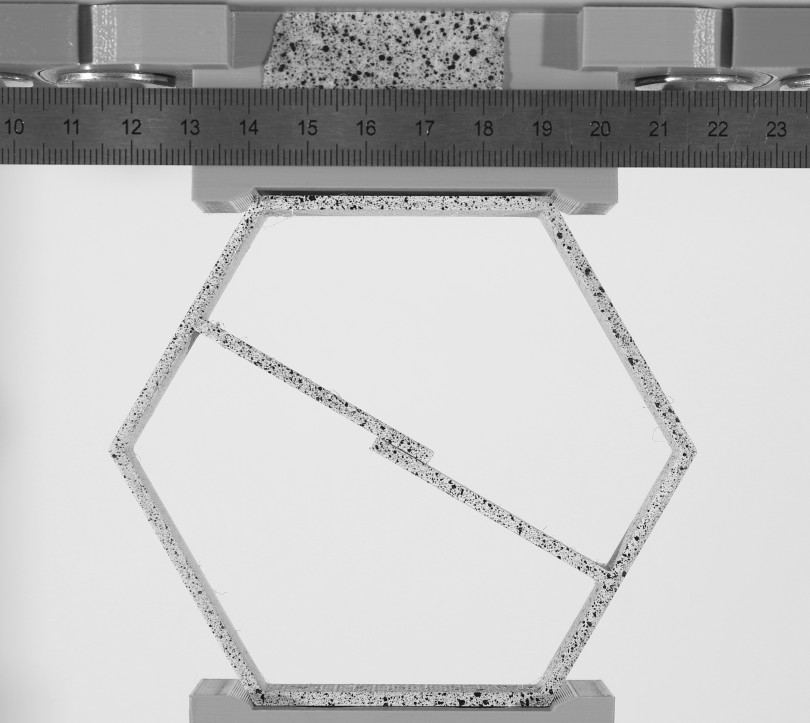
#> input picture Graphical_outputs/graphs/first_img.JPG, 3240 x 2890 px (shown at 1/4 size)
$ python heatmap_similarity.py   (older library calls are emulated)
#> lines starting #> are read from the running program, lines starting #| are printed output that depends on the picture
import cv2
import matplotlib.pyplot as plt
# from mpl_toolkits.axes_grid1 import make_axes_locatable
# import seaborn as sns
import numpy as np

"""
sns.set_context("notebook")
sns.heatmap(data, cmap='jet', vmin=0, vmax=1)
"""

save_fig = True

# Pixel map:
color_grid = "white"  # 'white' // 'none'
line_width_grid = 2
line_style = '-'

# Načtení hledané oblasti (například šablony)
x1, y1 = 1330, 100
x2, y2 = x1 + 100, y1 + 100

# Načtení původní fotografie
image1 = cv2.imread(r'first_img.JPG')
#> image1 is the input picture: shape (2890, 3240, 3); min 8, max 255, mean 192.5
image2 = cv2.imread(r'last_img.JPG')
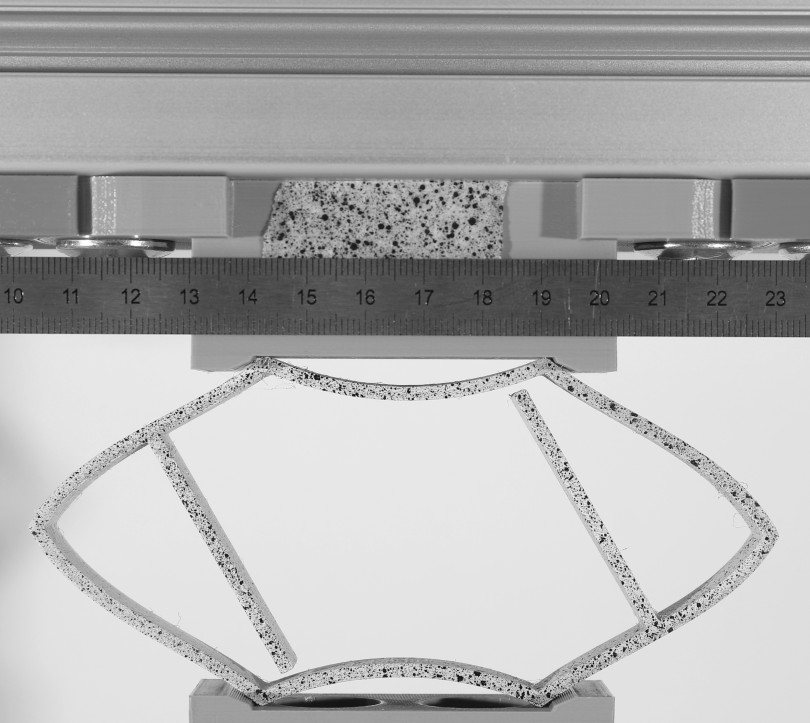
#> input picture Graphical_outputs/graphs/last_img.JPG, 3240 x 2890 px (shown at 1/4 size)
#> image2 is the input picture: shape (2890, 3240, 3); min 9, max 255, mean 176.2

"""fig, ax = plt.subplots(figsize=(6, 6))
ax.imshow(cv2.cvtColor(image1, cv2.COLOR_BGR2RGB))
plt.tight_layout()
plt.show()"""

gray1 = cv2.cvtColor(image1, cv2.COLOR_BGR2GRAY)
gray2 = cv2.cvtColor(image2, cv2.COLOR_BGR2GRAY)

template = gray1[y1:y2, x1:x2]

height, width = template.shape[:2]
#> height = 100; width = 100

# Použití pixel Matching pro nalezení podobných míst
result = cv2.matchTemplate(gray2, template, cv2.TM_CCOEFF_NORMED)
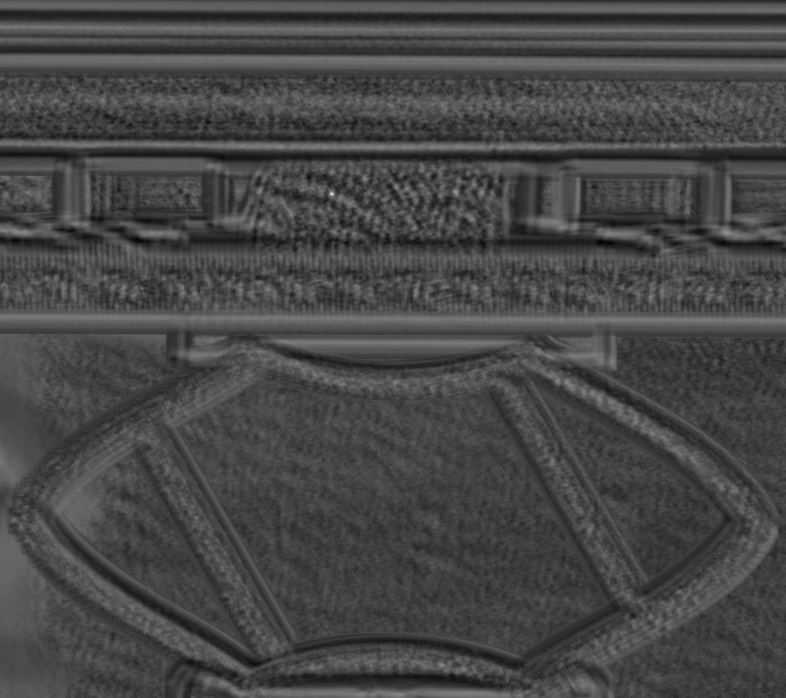
#> result: shape (2791, 3141) float32 (shown at 1/4 size); min -0.393, max 0.992, mean -0.00676; drawn with min black and max white
# ### TM_CCOEFF_NORMED / TM_CCORR_NORMED /  TM_SQDIFF_NORMED -> min_loc

# Získání souřadnic nejlepšího výskytu hledané oblasti
min_val, max_val, min_loc, max_loc = cv2.minMaxLoc(result)
#> min_val = -0.393; max_val = 0.992; min_loc = (2402, 967); max_loc = (1327, 775)
top_left = max_loc
#> top_left = (1327, 775)
bottom_right = (top_left[0] + height, top_left[1] + width)
#> bottom_right = (1427, 875)

# Vytvoření kopie původní fotografie s označenou podobnou oblastí
marked_image = image2.copy()
# cv2.rectangle(marked_image, top_left, bottom_right, (0, 0, 255), 10)
# cv2.rectangle(image1, (x1, y1), (x1, y1), (0, 0, 255), 10)

# Zobrazení grafu
########################################################################################################################
########################################################################################################################
plt.figure(figsize=(10, 6), num="First and last image with marked tracking area")
plt.subplot(1, 2, 1), plt.imshow(cv2.cvtColor(image1, cv2.COLOR_BGR2RGB))
plt.gca().add_patch(plt.Rectangle((x1, y1), height, width, linewidth=2, edgecolor='r', facecolor='none'))
ax_ins = plt.gca().inset_axes([0.65, 0.65, 0.33, 0.33], xticks=[], xticklabels=[], yticks=[], yticklabels=[])
ax_ins.imshow(cv2.cvtColor(image1[y1: y2, x1: x2], cv2.COLOR_BGR2RGB), extent=(x1, x2, y1, y2), origin="upper")
[ax_ins.spines[axis].set_linewidth(1.05) for axis in ['top', 'bottom', 'left', 'right']]
plt.gca().indicate_inset_zoom(ax_ins, edgecolor="black", linewidth=1.05, alpha=0.8)
plt.axis('off')
# plt.title('Původní fotografie')
plt.tight_layout()

plt.subplot(1, 2, 2), plt.imshow(cv2.cvtColor(marked_image, cv2.COLOR_BGR2RGB))
plt.gca().add_patch(plt.Rectangle(top_left, height, width, linewidth=2, edgecolor='r', facecolor='none'))
ax_ins = plt.gca().inset_axes([0.65, 0.65, 0.33, 0.33], xticks=[], xticklabels=[], yticks=[], yticklabels=[])
ax_ins.imshow(cv2.cvtColor(marked_image[top_left[1]: bottom_right[1], top_left[0]: bottom_right[0]], cv2.COLOR_BGR2RGB),
              extent=(top_left[0], bottom_right[0], top_left[1], bottom_right[1]), origin="upper")
[ax_ins.spines[axis].set_linewidth(1.05) for axis in ['top', 'bottom', 'left', 'right']]
plt.gca().indicate_inset_zoom(ax_ins, edgecolor="black", linewidth=1.05, alpha=0.8)
plt.axis('off')
# plt.title('Označená podobná oblast')
plt.tight_layout()

if save_fig:
    plt.savefig("fig_1.pdf", format="pdf", dpi=700, bbox_inches='tight')

########################################################################################################################
########################################################################################################################

data = cv2.resize(template, (20, 20), interpolation=cv2.INTER_LINEAR)

fig, ax = plt.subplots(num="Resized tracked area")
plt.rcParams['font.family'] = 'Times New Roman'
ax.imshow(data, cmap='gray', extent=[0, data.shape[1], 0, data.shape[0]], interpolation='none')

fig, ax = plt.subplots(num="Pixel values of resized tracked area")

data = cv2.normalize(data, None, alpha=0, beta=1, norm_type=cv2.NORM_MINMAX, dtype=cv2.CV_32F)[5:15, 5:15]

# Vytvoření heatmapy
ax.imshow(data, cmap='gray', extent=[0, data.shape[1], 0, data.shape[0]], interpolation='none')

# Nastavení popisků os
ax.set_xlabel('x coordinates')
ax.set_ylabel('y coordinates')

# Zobrazení hodnot v každém čtverci s kontrastní barvou popisků
for i in range(data.shape[0]):
    for j in range(data.shape[1]):
        value = data[i, j]
        ax.text((j + 0.5), data.shape[0] - (i + 0.5), f'{value:.2f}',
                color='white' if 0 <= value < 0.35 else 'black', ha='center', va='center', fontsize=9)

ax.set_xticks(np.arange(data.shape[1]) + 0.5, labels=np.arange(data.shape[1]))
ax.set_yticks(np.arange(data.shape[0]) + 0.5, labels=np.arange(data.shape[0]))

# ax.spines[:].set_visible(False)
ax.spines[:].set_color(color_grid)
ax.spines[:].set_linewidth(line_width_grid)

ax.set_xticks(np.arange(data.shape[1] + 1), minor=True)
ax.set_yticks(np.arange(data.shape[0] + 1), minor=True)
ax.grid(which="minor", color=color_grid, linestyle=line_style, linewidth=line_width_grid)
ax.tick_params(which="minor", bottom=False, left=False)

ax.set_facecolor("none")
fig.set_facecolor("none")

ax.set_yticklabels(ax.get_yticklabels()[::-1])
# ax.invert_yaxis()

fig.tight_layout()
ax.set_aspect('equal', adjustable='box')

if save_fig:
    plt.savefig("fig_2.pdf", format="pdf", dpi=700, bbox_inches='tight')
    plt.savefig("pixels.png", format="png", dpi=700, bbox_inches='tight')

plt.show()

########################################################################################################################
########################################################################################################################
# Normalizace výsledků na rozsah 0-1
normalized_result = cv2.normalize(result, None, alpha=0, beta=1, norm_type=cv2.NORM_MINMAX, dtype=cv2.CV_32F)

"""
import numpy as np

# Vytvoření grafu tepelné mapy
heatmap = cv2.applyColorMap(np.uint8(255 * normalized_result), cv2.COLORMAP_JET)

# Zobrazení grafu tepelné mapy
fig, ax = plt.subplots(figsize=(6, 6))
cax = ax.imshow(cv2.cvtColor(heatmap, cv2.COLOR_BGR2RGB))
ax.set_title('Tepelná mapa podobnosti')
ax.axis('off')
plt.tight_layout()"""

# Vytvoření grafu tepelné mapy
plt.figure(figsize=(8, 6), num="Heatmap of similarity of tracked area - zoomed")

plt.imshow(normalized_result[top_left[1] - 100:top_left[1] + 100, top_left[0] - 100:top_left[0] + 100],
           cmap='jet', vmin=0, vmax=1)
plt.colorbar()
plt.title('Tepelná mapa podobnosti')
plt.axis('off')
plt.tight_layout()

if save_fig:
    plt.savefig("fig_3.pdf", format="pdf", dpi=700, bbox_inches='tight')
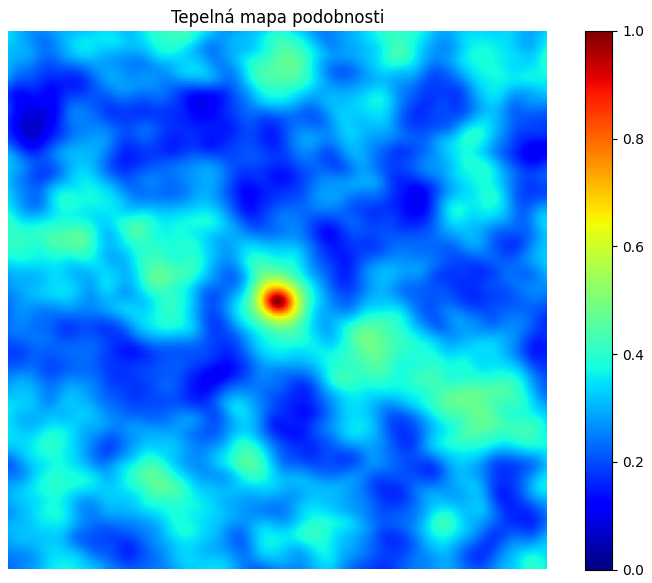
#> figure drawn by matplotlib, 2 panels

# Vytvoření grafu tepelné mapy
########################################################################################################################
########################################################################################################################
fig, ax = plt.subplots(figsize=(8, 6), num="Heatmap of similarity of tracked area - with inset")
# plt.title('Tepelná mapa podobnosti')

im = plt.imshow(normalized_result, cmap='jet', vmin=0, vmax=1)

# inset axes
x1, x2, y1, y2 = top_left[0] - 100, top_left[0] + 100, top_left[1] - 100, top_left[1] + 100  # subregion of the image
#> x1 = 1227; x2 = 1427; y1 = 675; y2 = 875
ax_ins = ax.inset_axes([0.65, 0.65, 0.33, 0.33], xticks=[], xticklabels=[], yticks=[], yticklabels=[])

ax_ins.imshow(normalized_result[y1: y2, x1: x2], extent=(x1, x2, y1, y2), cmap='jet', vmin=0, vmax=1, alpha=1,
              origin="upper")
# change all spines
[ax_ins.spines[axis].set_linewidth(1.05) for axis in ['top', 'bottom', 'left', 'right']]

ax.indicate_inset_zoom(ax_ins, edgecolor="black", linewidth=1.05, alpha=0.8)

"""plt.gca().add_patch(plt.Rectangle((top_left[0] - 100, top_left[1] - 100), 200, 200, edgecolor='blacck',
facecolor='none', linewidth=2, zorder=5))"""
cax = fig.add_axes((0.85, 0.051, 0.033, 0.89))  # [left, bottom, width, height]
cbar = plt.colorbar(im, cax=cax)  # Přidání colorbaru
# plt.colorbar(aspect=30, shrink=0.75)

ax.axis('off')
# plt.tight_layout()
plt.subplots_adjust(left=0.05, right=0.8, top=0.95, bottom=0.05, wspace=0.01, hspace=0.01)

if save_fig:
    plt.savefig("fig_4.pdf", format="pdf", dpi=700, bbox_inches='tight')

# Vytvoření grafu tepelné mapy
########################################################################################################################
########################################################################################################################
fig = plt.figure(figsize=(8, 6), num="3D graph of similarity of tracked area")

fig_ax = plt.gca().axis('off')
# plt.suptitle('Tepelná mapa podobnosti')

ax = fig.add_subplot(111, projection='3d')
# Nastavení polohy osy
ax.set_position([0.05, 0.02, 0.85, 0.92])  # [left, bottom, width, height]

z = normalized_result[top_left[1] - 100:top_left[1] + 100, top_left[0] - 100:top_left[0] + 100]
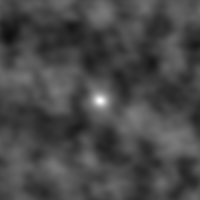
#> z: shape (200, 200) float32; min 0.061, max 1, mean 0.283
x = np.arange(0, z.shape[1])
#> x = 200 values from 0 to 199
y = np.arange(0, z.shape[0])
#> y = 200 values from 0 to 199
x, y = np.meshgrid(x, y)

surf = ax.plot_surface(x, y, z, rstride=1, cstride=1, cmap='jet', vmin=0, vmax=1, antialiased=True, linewidth=0)
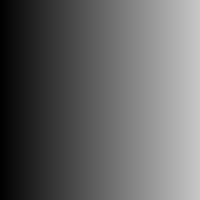
#> x: shape (200, 200) int64; min 0, max 199, mean 99.5
# alpha=0.8
ax.set_xticks(ax.get_xticks())
ax.set_yticks(ax.get_yticks())

off_set = 1.5

ax.plot_surface(x, y, np.full_like(z, off_set), facecolors=plt.cm.jet(z), rstride=1, cstride=1, antialiased=True,
                alpha=0.15)

# Přidání vrstevnic
contour = ax.contour(x, y, z, levels=7, zdir='z', offset=off_set, linestyles="solid", colors='black', alpha=0.85,
                     antialiased=True)  # colors='black'   //   cmap='jet'
# ax.contour3D(x, y, z, 50, cmap='jet')  # colors='black'   //   cmap='jet'

# fig.autofmt_xdate()
# ax.set_xticklabels(np.int32(ax.get_xticks() + (top_left[1] - 100)), rotation=-30)
# ax.set_yticklabels(np.int32(ax.get_yticks() + (top_left[0] - 100)))

# Vytvoření colorbaru
cax = fig.add_axes((0.8, 0.1, 0.033, 0.8))  # [left, bottom, width, height]
cbar = plt.colorbar(surf, cax=cax, aspect=30, shrink=0.75)  # Přidání colorbaru

# Nastavení os a zobrazení grafu
ax.set_xlabel('x position [pixels]', labelpad=10)
ax.set_ylabel('y position [pixels]', labelpad=10)
ax.zaxis.set_rotate_label(False)  # disable automatic rotation
ax.set_zlabel('Correlation coefficient', labelpad=10, rotation=90)

# ax.set_xticklabels(np.int32(ax.get_xticks() + (top_left[0] - 100)), rotation=-15)
# ax.set_yticklabels(np.int32(ax.get_yticks() + (top_left[1] - 100)))

# ax.set_yticklabels(ax.get_yticklabels()[::-1])
ax.invert_yaxis()

ax.auto_scale_xyz(x.flatten(), y.flatten(), z.flatten())
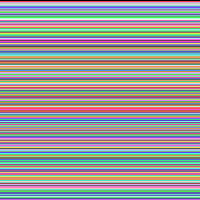
#> y: shape (200, 200) int64; 200 distinct labels, from 0 to 199; one colour per label, 0 black
# Vykreslení 3D grafu
ax.view_init(elev=30, azim=-120, roll=0)
# ax.dist = 1  # Upravte vzdálenost osy podle potřeby
ax.set_zlim(0, 1)
# ax.set_aspect('auto', adjustable='box')
ax.set_box_aspect([1.1, 1.1, 0.755], zoom=0.87)

if save_fig:
    plt.savefig("fig_5.pdf", format="pdf", dpi=700, bbox_inches='tight')

# Vytvoření grafu tepelné mapy
########################################################################################################################
########################################################################################################################
fig, ax = plt.subplots(figsize=(8, 6), num="Heatmap of similarity of tracked area - with inset 3D graph")

fig.set_facecolor('none')
ax.set_facecolor('none')

plt.imshow(normalized_result, cmap='jet', vmin=0, vmax=1)

# inset axes
x1, x2, y1, y2 = top_left[0] - 100, top_left[0] + 100, top_left[1] - 100, top_left[1] + 100  # subregion of the image
ax_ins = ax.inset_axes([0.65, 0.65, 0.33, 0.33], xlim=(x1, x2), ylim=(y1, y2),
                       xticks=[], xticklabels=[], yticks=[], yticklabels=[])
# change all spines
[ax_ins.spines[axis].set_linewidth(1.05) for axis in ['top', 'bottom', 'left', 'right']]

ax_ins_3d = ax_ins.inset_axes([0, 0, 1, 1], projection='3d', xticklabels=[], yticklabels=[],
                              zticks=np.arange(0, 1.2, 0.2), zticklabels=[], zlim=(0, 1))
ax_ins_3d.plot_surface(x, y, z, rstride=1, cstride=1, cmap='jet', vmin=0, vmax=1, antialiased=True)
ax_ins_3d.invert_yaxis()

ax_ins_3d.auto_scale_xyz(x.flatten(), y.flatten(), z.flatten())
ax_ins_3d.view_init(elev=30, azim=-120, roll=0)
# ax.dist = 1  # Upravte vzdálenost osy podle potřeby

ax_ins_3d.xaxis.set_pane_color((0.95, 0.95, 0.95, 0.8))  # Barva pozadí osy x
ax_ins_3d.yaxis.set_pane_color((0.95, 0.95, 0.95, 0.8))  # Barva pozadí osy y
ax_ins_3d.zaxis.set_pane_color((0.85, 0.85, 0.85, 0.8))  # Barva pozadí osy z

ax_ins.set_facecolor((0.5, 0.5, 0.5, 0.8))
ax_ins_3d.set_facecolor('none')
ax_ins.set_aspect('equal', adjustable='box')
ax.set_aspect('equal', adjustable='box')

ax.indicate_inset_zoom(ax_ins, edgecolor="black", linewidth=1.05, alpha=0.8)

"""plt.imshow(normalized_result, cmap='jet', vmin=0, vmax=1)
plt.gca().add_patch(plt.Rectangle((top_left[0] - 100, top_left[1] - 100), 200, 200, edgecolor='red', facecolor='none',
                                  linewidth=2, zorder=5))"""
plt.colorbar(shrink=0.675, aspect=20)
plt.title('Tepelná mapa podobnosti')
# plt.axis('off')
# plt.tight_layout()

if save_fig:
    plt.savefig("fig_6.pdf", format="pdf", dpi=700, bbox_inches='tight')
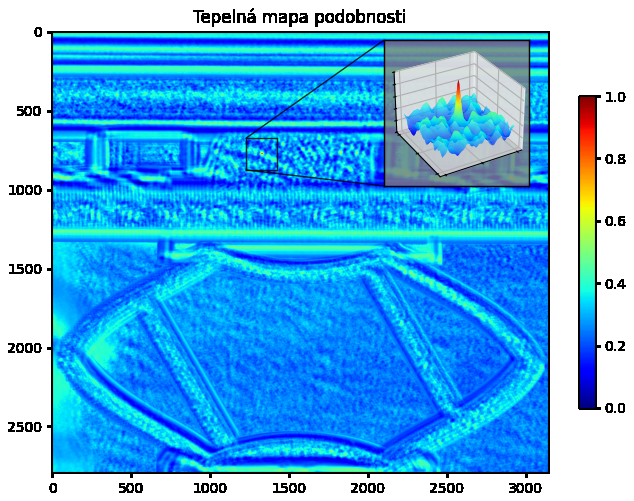
#> figure drawn by matplotlib, 2 panels

plt.show()
